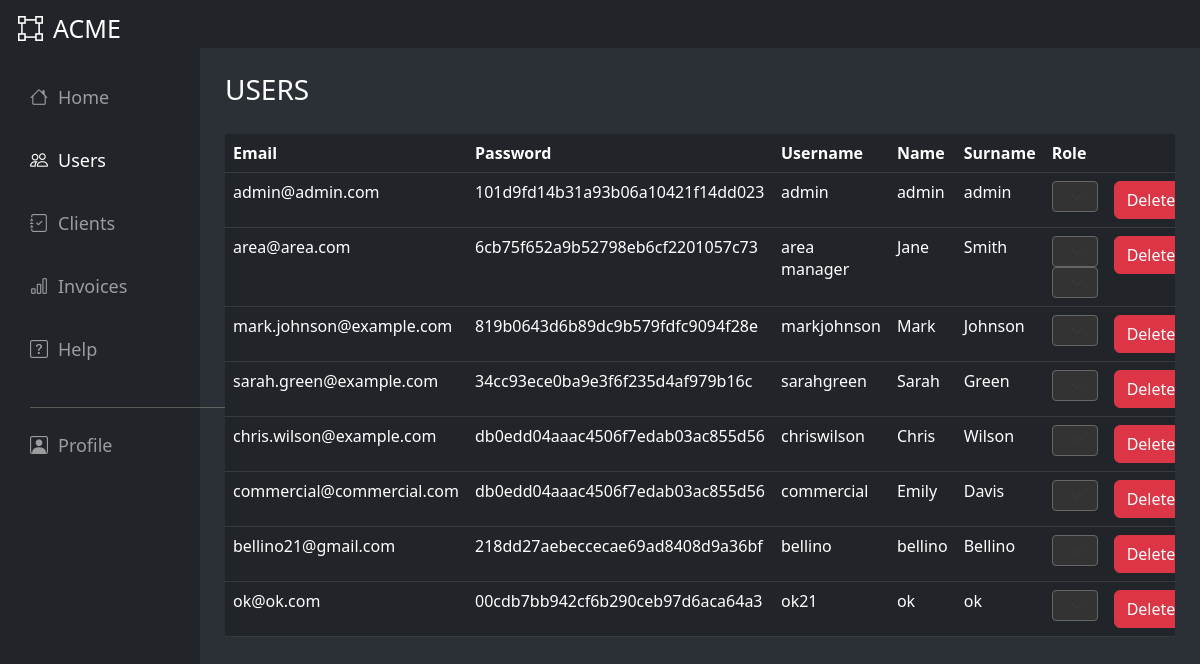
/FRONT END/dashboard/all_users.php (signed in), run on the app's committed database.
### tables this page shows
CREATE TABLE `user` (
  `ID_User` int NOT NULL,
  `Email` varchar(30) NOT NULL,
  `Password` varchar(255) NOT NULL,
  `Username` varchar(20) NOT NULL,
  `Name` varchar(20) NOT NULL,
  `Surname` varchar(20) NOT NULL,
  `Role` varchar(15) NOT NULL,
  `Area` varchar(15) DEFAULT NULL
);

### FRONT END/dashboard/all_users.php (the view, shortened to what this page needs)
<?php
include("../../BACK END/connect.php");
?>
<html>
<head>
    <link href="https://cdn.jsdelivr.net/npm/bootstrap@5.2.3/dist/css/bootstrap.min.css" rel="stylesheet"
>
    <link rel="stylesheet" href="https://cdn.jsdelivr.net/npm/bootstrap-icons@1.3.0/font/bootstrap-icons.css">
</head>
<body class="d-flex flex-column" style="min-height: 100vh">
    <?php if (isset($_SESSION["id"]) && isset($_SESSION["ruolo"])) {
        if ($_SESSION["ruolo"] == "Admin") { ?>
            <div class="container-fluid">
                <div class="row">
                    <div class="col-12 bg-dark vh-10 show d-none d-md-block overflow-hidden"
                        style="color: white;padding-left: 18px;padding-top: 10px;font-size: 25px; width:100%;">
                        <i class="bi bi-bounding-box"></i><span>ACME</span>
                    </div>
                </div>
                <div class="row">
                    <div class="col-md-2 col-lg-2 col-xl-2 bg-dark collapse d-md-block text-nowrap"
                        style="color: beige; padding-right: 10px; align-items: center;" id="nav">
                        <div class="vh-100">
                            <div class="navbar navbar-dark bg-dark">
                                <div class="align-middle" style="font-size: 18px; padding-left: 18px; padding-top: 20px;">
                                    <ul class="navbar-nav">
                                        <li class="nav-item" style="padding-bottom: 20px;">
                                            <a class="nav-link" aria-current="page" href="admin-dashboard.php"><i
                                                    class="bi bi-house"></i>Home</a>
                                        </li>
                                        <li class="nav-item" style="padding-bottom: 20px;">
                                            <a class="nav-link active" aria-current="page" href="#"><i
                                                    class="bi bi-people"></i>Users</a>
                                        </li>
                                        <li class="nav-item" style="padding-bottom: 20px;">
                                            <a class="nav-link" href="clients.php"><i
                                                    class="bi bi-journal-check"></i>Clients</a>
                                        </li>
                                        <li class="nav-item" style="padding-bottom: 20px;">
                                            <a class="nav-link" href="invoice.php"><i class="bi bi-bar-chart"></i>Invoices</a>
                                        </li>
                                        <li class="nav-item" style="padding-bottom: 20px;">
                                            <a class="nav-link" href="#"><i class="bi bi-question-square"></i>Help</a>
                                        </li>
                                        <hr style="width: 200%; background-color: white;">
                                        <li class="nav-item">
                                            <a class="nav-link" href="profile.php"><i
                                                    class="bi bi-person-square"></i></i>Profile</a>
                                        </li>
                                    </ul>
                                </div>
                            </div>
                        </div>
                    </div>
                    <div class="col-md-10 col-lg-10 col-xl-10" style="padding:25px">
                        <h3>USERS</h3>
                        <div class="overflow-auto" style="padding-top:20px">
                            <table class="table table-dark">
                                <thead>
                                    <tr>
                                        <th scope="col">Email</th>
                                        <th scope="col">Password</th>
                                        <th scope="col">Username</th>
                                        <th scope="col">Name</th>
                                        <th scope="col">Surname</th>
                                        <th scope="col">Role</th>
                                        <th scope="col"></th>
                                    </tr>
                                </thead>
                                <tbody>
                                    <?php
                                    $result = mysqli_query($connect, "SELECT * from user");
                                    if (mysqli_num_rows($result)) {
                                        while ($user = mysqli_fetch_array($result)) {
                                            ?>
                                            <tr>
                                                <td>
                                                    <?= $user["Email"]; ?>
                                                </td>
                                                <td>
                                                    <?= $user["Password"]; ?>
                                                </td>
                                                <td>
                                                    <?= $user["Username"]; ?>
                                                </td>
                                                <td>
                                                    <?= $user["Name"]; ?>
                                                </td>
                                                <td>
                                                    <?= $user["Surname"]; ?>
                                                </td>
                                                <td>
                                                    <select class="form-select form-select-sm" aria-label="Default select example"
                                                        name="role" id=<?= $user["ID_User"]; ?>
                                                        onchange='saveChanges(<?= $user["ID_User"] ?>)'>
                                                        <?php
                                                        if ($user["Role"] == "NULL") {
                                                            echo "
                                                        <option value='NULL' selected>No Role</option>
                                                        <option value='Admin'>Admin</option>
                                                        <option value='Commercial'>Commercial</option>
                                                        <option value='Area Manager'>Area Manager</option>
                                                        <option value='Administration'>Administration</option>";
                                                        } elseif ($user["Role"] == "Administration") {
                                                            echo "
                                                            <option value='Admin'>Admin</option>
                                                            <option value='Commercial'>Commercial</option>
                                                            <option value='Area Manager'>Area Manager</option>
                                                            <option selected value='Administration'>Administration</option>";
                                                        } elseif ($user["Role"] == "Admin") {
                                                            echo "
                                                            <option selected value='Admin'>Admin</option>
                                                            <option value='Commercial'>Commercial</option>
                                                            <option value='Area Manager'>Area Manager</option>
                                                            <option value='Administration'>Administration</option>";
                                                        } elseif ($user["Role"] == "Commercial") {
                                                            echo "
                                                            <option value='Admin'>Admin</option>
                                                            <option selected value='Commercial'>Commercial</option>
                                                            <option value='Area Manager'>Area Manager</option>
                                                            <option value='Administration'>Administration</option>";
                                                        } elseif ($user["Role"] == "Area Manager") {
                                                            echo "
                                                            <option value='Admin'>Admin</option>
                                                            <option value='Commercial'>Commercial</option>
                                                            <option selected value='Area Manager'>Area Manager</option>
                                                            <option value='Administration'>Administration</option>";
                                                        }
                                                        ?>
                                                    </select>
                                                    <?php
                                                    if ($user['Role'] == "Area Manager") {
                                                        ?>
                                                        <select class="form-select form-select-sm" aria-label="Default select example"
                                                            id='<?= $user['ID_User'] ?>_area'
                                                            onchange='saveChanges(<?= $user["ID_User"] ?>)'>
                                                            <?php
                                                            if ($user['Area'] == "North-West") {
                                                                echo "
                                                            <option selected value'North-West'>North-West</option>
                                                            <option value='North-East'>North-East</option>
                                                            <option value='Center'>Center</option>
                                                            <option value='South'>South</option>
                                                            <option value='NULL'>No Area</option>";
                                                            } elseif ($user['Area'] == "Center") {
                                                                echo "
                                                            <option value='North-West'>North-West</option>
                                                            <option value='North-East'>North-East</option>
                                                            <option selected value='Center'>Center</option>
                                                            <option value='South'>South</option>
                                                            <option value='NULL'>No Area</option>";
                                                            } ?>
                                                        </select>
                                                        <?php
                                                    }
                                                    ?>
                                                </td>
                                                <td>
                                                    <button type="button" class="btn btn-danger" data-bs-toggle='modal'
                                                        href='#exampleModalToggle1'
                                                        onclick='deleteUser(<?= $user["ID_User"] ?>)'>Delete</button>
                                                </td>
                                            </tr>
                                            <?php
                                        }
                                    }
                                    ?>
                                </tbody>
                            </table>
                        </div>
                    </div>
                </div>
            </div>
            <?php
        }
    } else {
        echo "Access denied";
    } ?>
</body>
</html>

### FRONT END/dashboard/all_users.php (style rules this page uses)
body { font-family: system-ui, -apple-system, BlinkMacSystemFont, 'Segoe UI', Roboto, Oxygen, Ubuntu, Cantarell, 'Open Sans', 'Helvetica Neue', sans-serif; background-color: #2B3036; color: white; }
i { padding-right: 10px; }
select.form-select { background-color: #333; color: #fff; border-color: #666; }
select.form-select option:checked { background-color: #666; color: #fff; }

### data on the page
user: Email "admin@admin.com", Password "101d9fd14b31a93b06a10421f14dd023", Username "admin", Name "admin", Surname "admin", role "Admin"
user: Email "area@area.com", Password "6cb75f652a9b52798eb6cf2201057c73", Username "area manager", Name "Jane", Surname "Smith", role "Area Manager", Area+ID_User "Center"
user: Email "mark.johnson@example.com", Password "819b0643d6b89dc9b579fdfc9094f28e", Username "markjohnson", Name "Mark", Surname "Johnson", role "Commercial"
user: Email "sarah.green@example.com", Password "34cc93ece0ba9e3f6f235d4af979b16c", Username "sarahgreen", Name "Sarah", Surname "Green", role "Administration"
user: Email "chris.wilson@example.com", Password "db0edd04aaac4506f7edab03ac855d56", Username "chriswilson", Name "Chris", Surname "Wilson", role "Administration"
user: Email "commercial@commercial.com", Password "db0edd04aaac4506f7edab03ac855d56", Username "commercial", Name "Emily", Surname "Davis", role "Commercial"
user: Email "bellino21@gmail.com", Password "218dd27aebeccecae69ad8408d9a36bf", Username "bellino", Name "bellino", Surname "Bellino", role "No Role"
user: Email "ok@ok.com", Password "00cdb7bb942cf6b290ceb97d6aca64a3", Username "ok21", Name "ok", Surname "ok", role "No Role"
